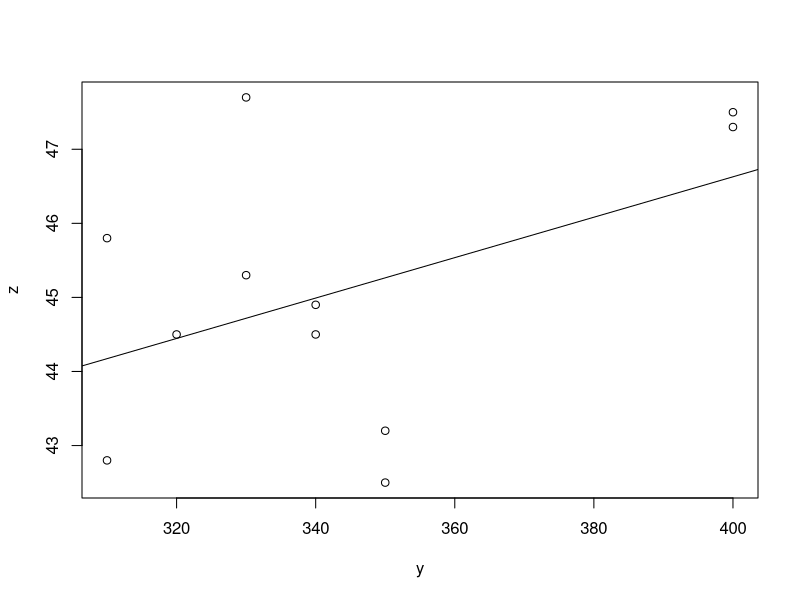

Reproduce this figure in R.
#Jefry Navas

#Ingreso de los Datos
x= c(98,98,98,93.5,93.5,96,90,94,96,92,91)
y= c(400,340,400,340,320,350,310,310,350,330,330)
z= c(47.5,44.9,47.3,44.5,44.5,42.5,45.8,42.8,43.2,45.3,47.7)

#Literal 1 La potencia del motor para una lancha que tiene 60 pulgadas de ancho.
reg = lm(y~x)
summary(reg)

y_60 = reg$coefficients[1]+reg$coefficients[2]*60


#Respuesta es 58.7



#Literal 2 Bondad de ajuste del modelo generado en el literal 1. y haga un comentario sobre la bondad del ajuste.


b0=reg$coefficients[1]
b1=reg$coefficients[2]

y_estimada=b0+b1*x
SCR=sum((y_estimada-mean(y))^2)

SCE=sum((y-y_estimada)^2)

STC=SCR+SCE

r2=SCR/STC



#Comentario
#Bondad de ajuste = 0.5794 El modelo no se ajusta bien a los datos

#Literal 3 De acuerdo con los datos, ?cree usted que las lanchas m?s potentes, tienen mayor velocidad?. Justifique su respuesta a trav?s de un gr?fico y mediante una ecuaci?n de regresi?n.


#Diagrama de dispersion
plot(y,z)

reg2 = lm(z~y)
summary(reg2)

#Sacamos la ecuacion
b02=reg2$coefficients[1]
b12=reg2$coefficients[2]

yest2=b02+b12*y
abline(reg2)

# 



#Literal 4 Calcule la suma total de cuadrados para el literal 3.

SCR2=sum((yest2-mean(z))^2)

SCE2=sum((z-yest2)^2)

STC2=SCR2+SCE2

#Literal 5 Calcule el coeficiente de correlaci?n muestral para el literal 1.

corr = cor(x,y)

#Las varialbes si tienen correlaci?n

#Literal 6 ?Indica la prueba t que haya una relaci?n significante entre potencia y velocidad?. Use un nivel de significancia del 95% y el m?todo del valor cr?tico.

n_significancia = 0.5
valor_tabla = qt(n_significancia/2, 9, lower.tail = F) #Valor de la tabla de Distribucion t 
t = summary(reg2)[["coefficients"]][, "t value"] # Obtener los valores de t
tAbs = abs(t[2]) # el valor absoluto de t

relaciont = valor_tabla < tAbs #relacion segun valor de t

print(relaciont)

# Se demuestra que si hay una relacion significante entre la potencia y la velocidad


#Literal 7 Pruebe si la relaci?n entre ancho de la lancha y velocidad es significante usando la prueba F, con un nivel de significancia del 99%. Use el m?todo del p-value. ?Cu?l es la conclusi?n?

reg3 = lm(z~x)
summary(reg3)



n_significancia2 = 0.1
dist_f = qf(n_significancia2, 1, 9, lower.tail=F)#Valor de la tabla de Distribucion F 

relacionf = dist_f < 0.9236  #relacion segun valor de F

print(relacionf)

# p-value = 0.006508 es menor que 0.1 por lo cual podemos decir que la hip?tesis nula ser? rechazada y la hip?tesis alternativa aceptada. Demostrando adem?s que el ancho de la lancha si tiene relacion con la velocidad